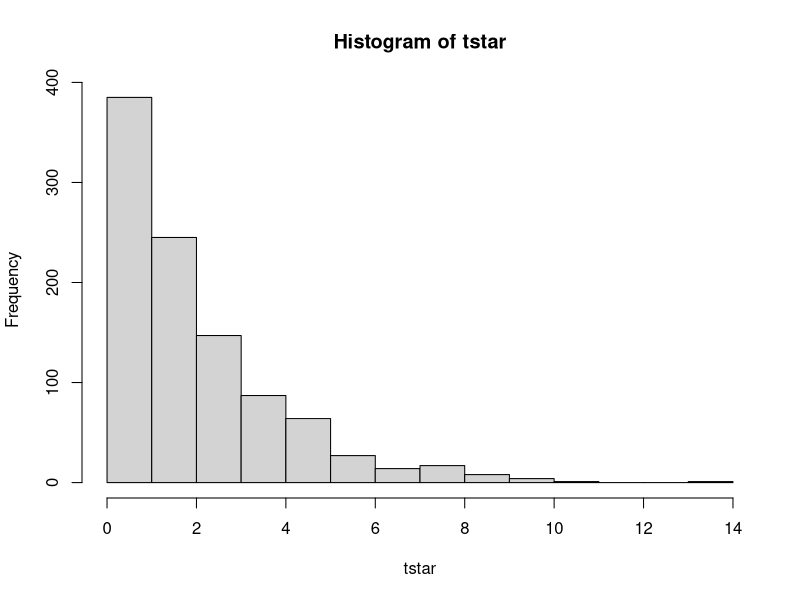

Write R code to recreate this figure.
data = read.table("nauseatable.txt")

#1.1

rnames = rownames(data)
nausea = c()
medicin = c()
for (j in 1:length(data[,1])){
  for (i in 1:length(data[1,])){
    nausea = c(nausea, rep(i-1, data[j,i]))
    medicin = c(medicin, rep(rnames[j], data[j,i]))
  }
}
medicin <- factor(medicin)
nausea.frame=data.frame(nausea,medicin)

#1.2

#Create contingency table
cont_table = xtabs(~medicin+nausea)

#Contingency table has to be in matrix form for calculations
cont_matrix = matrix(c(100,52,32,35,48,37), byrow=TRUE, ncol=2 ,nrow=3, 
                     dimnames=list(c(rownames(data)[1],
                                     rownames(data)[2],rownames(data)[3]),c("No Nausea","Nausea")))


rowsum=apply(cont_matrix,1,sum)
colsum=apply(cont_matrix,2,sum)
totalsum=sum(cont_matrix)

expected = (rowsum%*%t(colsum))/totalsum
round(expected,0)

#chisquared test for contigency matrix
chisq.test(cont_matrix)

#1.3

teststat.obs = chisq.test(xtabs(~medicin+nausea))[[1]]

B = 1000
tstar=numeric(B)
for (i in 1:B)
{
  medstar = sample(medicin) ## permuting labels
  tstar[i] = chisq.test(xtabs(~nausea+medstar))[[1]]
}


hist(tstar)

#p-value

sum(tstar>teststat.obs)/B

#1.4

#chisquared test for contigency matrix with simulated p value
chisq.test(cont_matrix,simulate.p.value=TRUE)